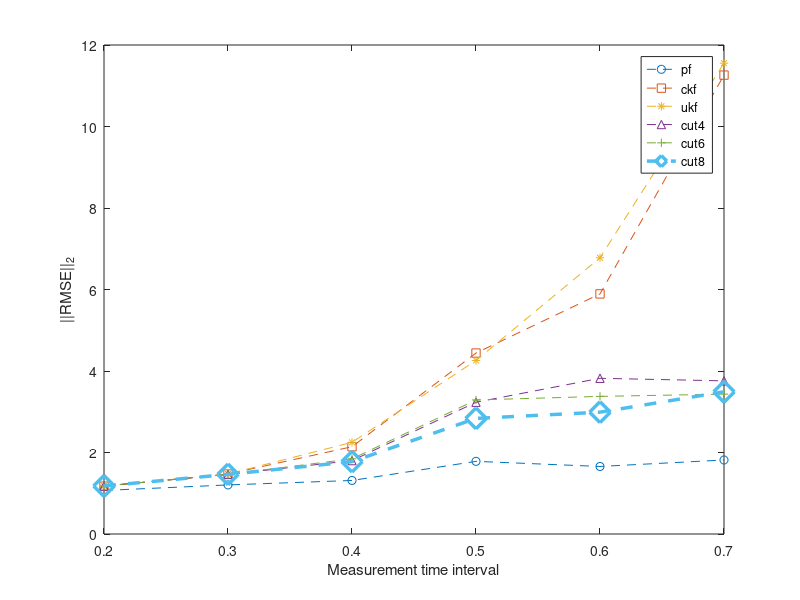

The MATLAB script that drew this image: (Note: this script raises an error after producing the figure.)

Q=0.2*diag([2,2,2,2,2]);
A(1,:)=[1.0688    1.3049    1.1741    1.1739    1.1779    1.1783    1.1784  1.1780]
B(1,:)=[4.9272    5.6395    5.0028    5.0072    4.9460    4.9453    4.9454  4.9450]

Q=0.3*diag([2,2,2,2,2]);
A(2,:)=[ 1.2044    1.5358    1.4718    1.4722    1.4609    1.4652    1.4630 1.4606]
B(2,:)=[ 4.3898    4.3898    4.3898    4.3898    4.3898    4.3898    4.3898 4.3898]

Q=0.4*diag([2,2,2,2,2]);
A(3,:)=[1.3139    1.7724    2.1417    2.2496    1.8011    1.8446    1.7755  1.7682]
B(3,:)=[3.7480    6.0897   11.6603   12.9487    6.9839    8.5146    5.3499  5.3721]

Q=0.5*diag([2,2,2,2,2]);
A(4,:)=[1.7829    2.3009    4.4403    4.2587    3.2334    3.2895    2.8369   2.8580]
B(4,:)=[6.4045    7.3494   24.6523   22.0223   17.8672   19.1010   13.1671   12.9917]

Q=0.6*diag([2,2,2,2,2]);
A(5,:)=[1.6573    2.3534    5.8923    6.7781    3.8212    3.3771    2.9894  3.0719]
B(5,:)=[4.7714    5.7853   28.7206   32.9847   16.7081   11.7563    9.9857   10.7187]


Q=0.7*diag([2,2,2,2,2]);
A(6,:)=[1.8163    2.5227   11.2616   11.5541    3.7580    3.4324    3.4898    3.3718]
B(6,:)=[4.7020    6.7107   39.3925   41.5242   12.0367   10.8983   11.3163    10.5505] 

A(:,[2,8])=[];
B(:,[2,8])=[];

dt=[0.2,0.3,0.4,0.5,0.6,0.7];
figure(1)
plot(dt,A(:,1),'o--',dt,A(:,2),'s--',dt,A(:,3),'*--',dt,A(:,4),'^--',dt,A(:,5),'+--',dt,A(:,6),'d--','linewidth',2.5,'MarkerSize',15)
legend('pf','ckf','ukf','cut4','cut6','cut8')
xlabel('Measurement time interval')
ylabel('||RMSE||_2')
plot_prop_paper

figure(2)
plot(dt,B(:,1),'o--',dt,B(:,2),'s--',dt,B(:,3),'*--',dt,B(:,4),'^--',dt,B(:,5),'+--',dt,B(:,6),'d--','linewidth',2.5,'MarkerSize',15)
legend('pf','ckf','ukf','cut4','cut6','cut8')
xlabel('Measurement time interval')
ylabel('||RMSE||_\infty')
plot_prop_paper

figure(3)
plot3(avg_traj_mupf(:,1),avg_traj_mupf(:,2),avg_traj_mupf(:,3),'-.',avg_traj_ckf(:,1),avg_traj_ckf(:,2),avg_traj_ckf(:,3),avg_traj_ukf(:,1),avg_traj_ukf(:,2),avg_traj_ukf(:,3),avg_traj_cut4(:,1),avg_traj_cut4(:,2),avg_traj_cut4(:,3),avg_traj_cut6(:,1),avg_traj_cut6(:,2),avg_traj_cut6(:,3),avg_traj_cut8(:,1),avg_traj_cut8(:,2),avg_traj_cut8(:,3))
legend('PF-mu','ckf','ukf','cut4','cut6','cut8')

 t=time.tspan;
plot(t,est_fin_mupf(:,p),'-.',t,est_fin_ckf(:,p),t,est_fin_ukf(:,p),t,est_fin_cut4(:,p),t,est_fin_cut6(:,p),t,est_fin_cut8(:,p))
legend('PF-mu','ckf','ukf','cut4','cut6','cut8')


[t,x]=ode45(model.fx,[0:0.01:30],[1.50887,-1.531271,25.46091,10,28]',model.Qt_sq);
plot3(x(:,1),x(:,2),x(:,3))